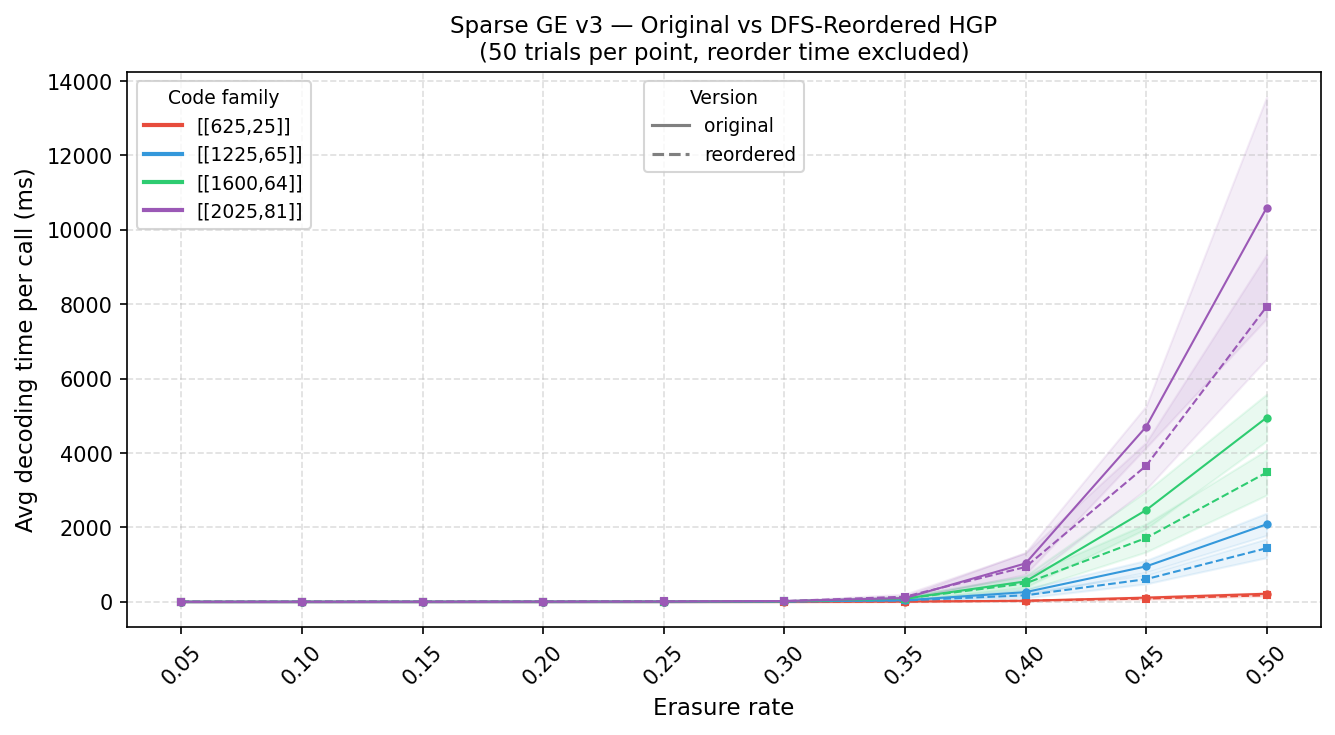

Generate this figure with Python:
# reorder_benchmark.py
#
# Compare decoding time of Sparse GE v3 on original vs DFS-reordered
# HGP parity-check matrices across code families and erasure rates.
#
# X-axis : erasure rate (0.05 to 0.50)
# Y-axis : average decoding time per call (ms, linear scale)
# Lines  : 4 code families × 2 versions (original / reordered) = 8 lines
#          Color = code family,  line style = original (solid) / reordered (dashed)
#
# Raw stats saved per code family as msgpack binary files:
#   stats_reorder_n625.msgpack
#   stats_reorder_n1225.msgpack
#   stats_reorder_n1600.msgpack
#   stats_reorder_n2025.msgpack
#
# Usage
# ─────
#   Run benchmark + plot (default):
#       python reorder_benchmark.py
#
#   Run benchmark only:
#       python reorder_benchmark.py --benchmark
#
#   Plot only (requires stat files to exist):
#       python reorder_benchmark.py --plot
#
#   Single code family:
#       python reorder_benchmark.py --code n625
#
#   Custom paths:
#       python reorder_benchmark.py --data-dir ./codes/ --stat-dir ./stats/
#
# From a notebook or another script:
#   from reorder_benchmark import run_benchmark, plot_benchmark
#   run_benchmark(code_names=["n625"], data_dir=".")
#   plot_benchmark(code_names=["n625"], stat_dir=".")

import numpy as np
import matplotlib.pyplot as plt
import matplotlib.lines as mlines
import time
import os
import argparse
import msgpack
import networkx as nx

from sparse_gaussian_elimination_v3 import erasure_decode_sparse_v3

# ── Experiment parameters ──────────────────────────────────────────────────
ERASURE_RATES = [round(r, 2) for r in np.arange(0.05, 0.51, 0.05)]
N_TRIALS      = 50
RANDOM_SEED   = 42

CODE_FAMILIES = {
    "n625"  : {
        "file"  : "PEG_HGP_code_(3,4)_family_n625_k25_classicalH.txt",
        "label" : "[[625,25]]",
        "color" : "#e74c3c",
    },
    "n1225" : {
        "file"  : "PEG_HGP_code_(3,4)_family_n1225_k65_classicalH.txt",
        "label" : "[[1225,65]]",
        "color" : "#3498db",
    },
    "n1600" : {
        "file"  : "PEG_HGP_code_(3,4)_family_n1600_k64_classicalH.txt",
        "label" : "[[1600,64]]",
        "color" : "#2ecc71",
    },
    "n2025" : {
        "file"  : "PEG_HGP_code_(3,4)_family_n2025_k81_classicalH.txt",
        "label" : "[[2025,81]]",
        "color" : "#9b59b6",
    },
}


# ── DFS reorder (from utility.py) ─────────────────────────────────────────
def dfs_reorder(H):
    """
    Reorder rows of H using DFS post-order on the Tanner graph.
    Only rows are permuted — columns stay in original order so that
    erasure_index_set indices remain valid after reordering.

    Inputs:
        H: numpy 2D array, dtype=int, shape (m, n)

    Returns:
        H_reordered: numpy 2D array, dtype=int, shape (m, n)
        cons_ordering: list of int, row permutation applied
    """
    import networkx as nx

    num_rows, num_cols = H.shape
    G = nx.Graph()

    var_nodes = [('v', j) for j in range(num_cols)]
    chk_nodes = [('c', i) for i in range(num_rows)]
    G.add_nodes_from(var_nodes)
    G.add_nodes_from(chk_nodes)

    # Fix 1 — use np.where instead of double loop
    rows_idx, cols_idx = np.where(H == 1)
    for i, j in zip(rows_idx, cols_idx):
        G.add_edge(('c', i), ('v', j))

    dfs_ordering  = list(nx.dfs_postorder_nodes(G))
    cons_ordering = [node[1] for node in dfs_ordering if node[0] == 'c']

    # Fix 2 — reorder rows only, leave columns unchanged
    H_reordered = H[cons_ordering, :]

    return H_reordered, cons_ordering


# ── HGP utilities (mirrors run_hgp_tests.py) ──────────────────────────────
def load_classical_H(filepath):
    """
    Load classical H from Connolly et al. txt file.
    Format: line 1 = "m n", remaining lines = nonzero column indices per row.
    """
    if not os.path.exists(filepath):
        raise FileNotFoundError(
            f"File not found: '{filepath}'\n"
            f"Download from: https://github.com/Nicholas-Connolly/"
            f"Pruned-Peeling-and-VH-Decoder"
        )

    with open(filepath, "r") as f:
        lines = [ln.strip() for ln in f if ln.strip()]

    header = lines[0].split()
    m, n   = int(header[0]), int(header[1])

    H = np.zeros((m, n), dtype=int)
    for row_idx, line in enumerate(lines[1:]):
        for col in [int(x) for x in line.split()]:
            H[row_idx, col] = 1
    return H


def build_hgp(H_cl):
    """Build HGP CSS code: Hx = [H⊗I_n | I_m⊗H^T], Hz = [I_n⊗H | H^T⊗I_m]."""
    m, n = H_cl.shape
    Im   = np.eye(m, dtype=int)
    In   = np.eye(n, dtype=int)
    Hx   = np.hstack([np.kron(H_cl, In),  np.kron(Im, H_cl.T)])
    Hz   = np.hstack([np.kron(In, H_cl),  np.kron(H_cl.T, Im)])
    return Hx, Hz


# ── Stat file I/O using msgpack ────────────────────────────────────────────
def stat_filename(code_name, stat_dir):
    """Return path to msgpack stat file for a given code family."""
    return os.path.join(stat_dir, f"stats_reorder_{code_name}.msgpack")


def save_stats(stats, code_name, stat_dir):
    """
    Serialize stats dict to a msgpack binary file.

    Stats format:
        {
          "code_name":    str,
          "label":        str,
          "erasure_rates": [float, ...],
          "n_trials":     int,
          "random_seed":  int,
          "original": {
              "mean": [float, ...],   # one per erasure rate
              "std":  [float, ...]
          },
          "reordered": {
              "mean": [float, ...],
              "std":  [float, ...]
          }
        }
    """
    os.makedirs(stat_dir, exist_ok=True)
    fpath = stat_filename(code_name, stat_dir)
    with open(fpath, "wb") as f:
        msgpack.pack(stats, f)
    print(f"    Stats saved → {fpath}")


def load_stats(code_name, stat_dir):
    """
    Load stats dict from msgpack binary file.
    Returns None if file does not exist.
    """
    fpath = stat_filename(code_name, stat_dir)
    if not os.path.exists(fpath):
        return None
    with open(fpath, "rb") as f:
        stats = msgpack.unpack(f)
    return stats


# ── Benchmark ──────────────────────────────────────────────────────────────
def run_benchmark(
    code_names    = None,
    data_dir      = ".",
    stat_dir      = ".",
    erasure_rates = ERASURE_RATES,
    n_trials      = N_TRIALS,
    random_seed   = RANDOM_SEED,
):
    """
    Benchmark Sparse GE v3 on original vs DFS-reordered Hx
    across erasure rates for each code family.

    Saves per-family stats to msgpack files in stat_dir.
    Reorder time is excluded — only the decode call is timed.

    Inputs:
        code_names:    list of str or None (None = all families)
        data_dir:      str, directory containing classical H txt files
        stat_dir:      str, directory to write msgpack stat files
        erasure_rates: list of float
        n_trials:      int, erasure patterns per (version, rate) point
        random_seed:   int
    """
    # from ge_decoder import erasure_decode_sparse_v3

    if code_names is None:
        code_names = list(CODE_FAMILIES.keys())

    print("Reorder Benchmark")
    print("─────────────────")
    print(f"  code families : {code_names}")
    print(f"  erasure rates : {erasure_rates[0]} to {erasure_rates[-1]}")
    print(f"  trials        : {n_trials}")
    print(f"  random seed   : {random_seed}")
    print(f"  data dir      : {os.path.abspath(data_dir)}")
    print(f"  stat dir      : {os.path.abspath(stat_dir)}")
    print()

    for code_name in code_names:
        meta     = CODE_FAMILIES[code_name]
        filepath = os.path.join(data_dir, meta["file"])
        label    = meta["label"]

        print(f"── {label} ──────────────────────────────────")

        # Load and build
        try:
            H_cl = load_classical_H(filepath)
        except FileNotFoundError as e:
            print(f"  SKIP: {e}\n")
            continue

        Hx, _      = build_hgp(H_cl)
        Hx_reorder, row_perm = dfs_reorder(Hx)

        assert sorted(row_perm) == list(range(Hx.shape[0])), "Not a valid permutation"

        N          = Hx.shape[1]

        print(f"  Hx shape     : {Hx.shape}   N={N}")
        print(f"  Reorder done : Hx_reorder shape {Hx_reorder.shape}")
        print()

        rng = np.random.default_rng(random_seed)

        # Storage: raw per-trial times in ms
        raw = {
            "original" : {str(r): [] for r in erasure_rates},
            "reordered": {str(r): [] for r in erasure_rates},
        }

        for rate in erasure_rates:
            n_erased    = int(N * rate)
            sx          = np.zeros(Hx.shape[0], dtype=int)

            orig_times  = []
            reord_times = []

            for trial in range(n_trials):
                # Same erasure pattern for both versions — fair comparison
                erased_bits = rng.choice(N, size=n_erased, replace=False)
                erasure_set = set(erased_bits.tolist())

                # Time original
                t0 = time.perf_counter()
                erasure_decode_sparse_v3(Hx, sx, erasure_set)
                orig_times.append((time.perf_counter() - t0) * 1000)

                # Time reordered
                t0 = time.perf_counter()
                erasure_decode_sparse_v3(Hx_reorder, sx, erasure_set)
                reord_times.append((time.perf_counter() - t0) * 1000)

            raw["original" ][str(rate)] = orig_times
            raw["reordered"][str(rate)] = reord_times

            orig_mean  = float(np.mean(orig_times))
            reord_mean = float(np.mean(reord_times))
            print(f"  rate={rate:.2f}  |ε|={n_erased:4d}  "
                  f"original={orig_mean:.3f}ms  "
                  f"reordered={reord_mean:.3f}ms  "
                  f"ratio={orig_mean/reord_mean:.2f}x")

        # Compute summary statistics
        summary = {}
        for version in ("original", "reordered"):
            means = [float(np.mean(raw[version][str(r)])) for r in erasure_rates]
            stds  = [float(np.std( raw[version][str(r)])) for r in erasure_rates]
            summary[version] = {"mean": means, "std": stds}

        # Save to msgpack
        stats = {
            "code_name"    : code_name,
            "label"        : label,
            "erasure_rates": erasure_rates,
            "n_trials"     : n_trials,
            "random_seed"  : random_seed,
            "original"     : summary["original"],
            "reordered"    : summary["reordered"],
        }
        save_stats(stats, code_name, stat_dir)
        print()

    print("Benchmark complete.")


# ── Plot ───────────────────────────────────────────────────────────────────
def plot_benchmark(
    code_names = None,
    stat_dir   = ".",
    plot_file  = "reorder_benchmark.png",
):
    """
    Load per-family msgpack stat files and produce a single plot.

    Visual encoding:
        Color     = code family  (one color per family)
        Solid     = original Hx
        Dashed    = DFS-reordered Hx
        Shading   = ± 1 std band

    Inputs:
        code_names: list of str or None (None = all families with stat files)
        stat_dir:   str, directory containing msgpack stat files
        plot_file:  str, output PNG path

    Raises:
        FileNotFoundError if no stat files are found
    """
    if code_names is None:
        code_names = list(CODE_FAMILIES.keys())

    # Load available stats
    loaded = {}
    for code_name in code_names:
        stats = load_stats(code_name, stat_dir)
        if stats is None:
            print(f"  SKIP {code_name}: stat file not found — run --benchmark first")
            continue
        loaded[code_name] = stats

    if not loaded:
        raise FileNotFoundError(
            f"No stat files found in '{stat_dir}'. "
            f"Run with --benchmark first."
        )

    fig, ax = plt.subplots(figsize=(9, 5))

    for code_name, stats in loaded.items():
        color         = CODE_FAMILIES[code_name]["color"]
        label         = stats["label"]
        erasure_rates = stats["erasure_rates"]

        for version, linestyle in [("original", "-"), ("reordered", "--")]:
            mean = np.array(stats[version]["mean"])
            std  = np.array(stats[version]["std"])

            ax.plot(
                erasure_rates, mean,
                color=color, linestyle=linestyle,
                linewidth=1, markersize=3,
                marker="o" if version == "original" else "s",
                label=f"{label} {version}",
            )
            ax.fill_between(
                erasure_rates,
                mean - std, mean + std,
                color=color, alpha=0.10,
            )

    # ── Legend — two-part: colors for families, styles for versions ───────
    family_handles = [
        mlines.Line2D([], [],
                      color=CODE_FAMILIES[cn]["color"],
                      linewidth=2,
                      label=CODE_FAMILIES[cn]["label"])
        for cn in loaded
    ]
    version_handles = [
        mlines.Line2D([], [], color="gray", linestyle="-",
                      linewidth=1.5, label="original"),
        mlines.Line2D([], [], color="gray", linestyle="--",
                      linewidth=1.5, label="reordered"),
    ]

    legend1 = ax.legend(
        handles=family_handles,
        title="Code family",
        loc="upper left",
        fontsize=9, title_fontsize=9,
    )
    ax.add_artist(legend1)
    ax.legend(
        handles=version_handles,
        title="Version",
        loc="upper center",
        fontsize=9, title_fontsize=9,
    )

    ax.set_xlabel("Erasure rate", fontsize=11)
    ax.set_ylabel("Avg decoding time per call (ms)", fontsize=11)
    ax.set_title(
        "Sparse GE v3 — Original vs DFS-Reordered HGP\n"
        f"({stats['n_trials']} trials per point, reorder time excluded)",
        fontsize=11,
    )
    ax.set_xticks(erasure_rates)
    ax.tick_params(axis="x", rotation=45)
    ax.grid(True, linestyle="--", alpha=0.4)

    plt.tight_layout()
    plt.savefig(plot_file, dpi=150, bbox_inches="tight")
    plt.show()
    print(f"Plot saved to {plot_file}")


# ── Entry point ────────────────────────────────────────────────────────────
if __name__ == "__main__":

    parser = argparse.ArgumentParser(
        description=(
            "Benchmark Sparse GE v3 on original vs DFS-reordered HGP codes.\n"
            "Default (no flags): runs benchmark then plots."
        )
    )
    parser.add_argument(
        "--benchmark", action="store_true",
        help="Run benchmark and save stats to msgpack files."
    )
    parser.add_argument(
        "--plot", action="store_true",
        help="Load stats and produce plot."
    )
    parser.add_argument(
        "--code", default="all",
        choices=list(CODE_FAMILIES.keys()) + ["all"],
        help="Code family to benchmark (default: all)."
    )
    parser.add_argument(
        "--data-dir", default=".",
        help="Directory containing classical H txt files (default: .)."
    )
    parser.add_argument(
        "--stat-dir", default=".",
        help="Directory for msgpack stat files (default: .)."
    )
    parser.add_argument(
        "--plot-file", default="reorder_benchmark.png",
        help="Output PNG filename (default: reorder_benchmark.png)."
    )
    parser.add_argument(
        "--trials", type=int, default=N_TRIALS,
        help=f"Trials per (version, erasure rate) point (default: {N_TRIALS})."
    )
    parser.add_argument(
        "--seed", type=int, default=RANDOM_SEED,
        help=f"Random seed (default: {RANDOM_SEED})."
    )
    args = parser.parse_args()

    # Default: run both if neither flag given
    if not args.benchmark and not args.plot:
        args.benchmark = True
        args.plot      = True

    code_names = (
        list(CODE_FAMILIES.keys())
        if args.code == "all"
        else [args.code]
    )

    if args.benchmark:
        run_benchmark(
            code_names    = code_names,
            data_dir      = args.data_dir,
            stat_dir      = args.stat_dir,
            n_trials      = args.trials,
            random_seed   = args.seed,
        )

    if args.plot:
        plot_benchmark(
            code_names = code_names,
            stat_dir   = args.stat_dir,
            plot_file  = args.plot_file,
        )
